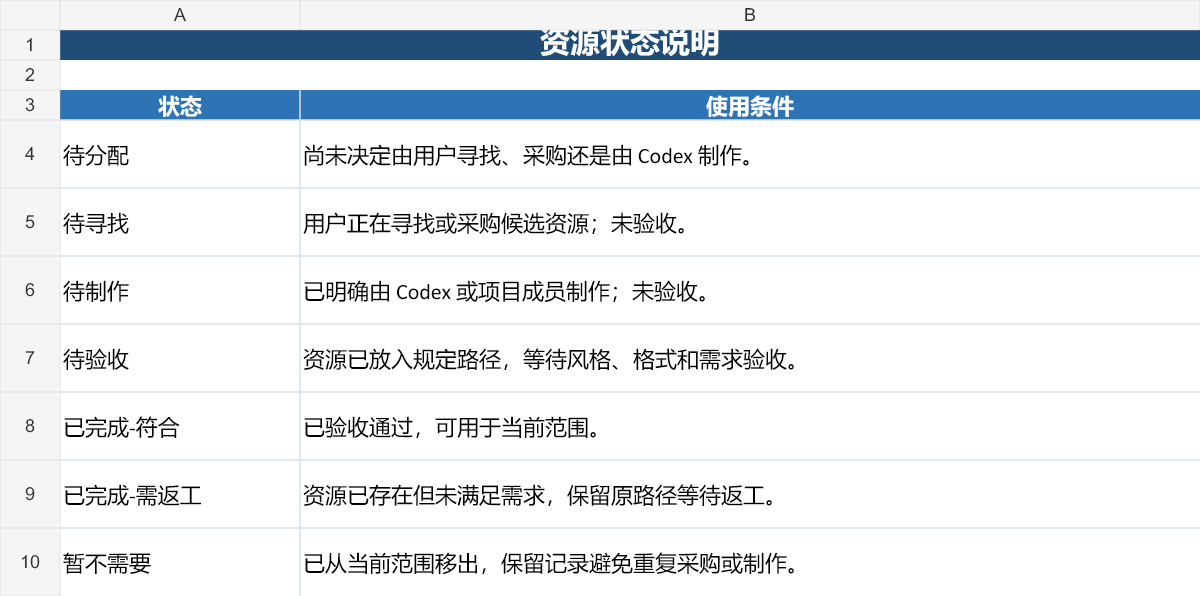
#> input picture artifacts/美术资源需求/.build/状态说明预览.png, 1200 x 596 px
$ python flatten_concept_background.py '状态说明预览.png'
#> lines starting #> are read from the running program, lines starting #| are printed output that depends on the picture
"""Replace edge-connected neutral studio backdrops with a fixed flat color."""
from __future__ import annotations

from collections import deque
from pathlib import Path
import sys

from PIL import Image

TARGET = (181, 176, 170)  # #B5B0AA


def background_median(pixels: Image.Image) -> tuple[int, int, int]:
    width, height = pixels.size
    samples = []
    for x in range(0, width, max(1, width // 32)):
        samples.extend((pixels.getpixel((x, 0)), pixels.getpixel((x, height - 1))))
    for y in range(0, height, max(1, height // 32)):
        samples.extend((pixels.getpixel((0, y)), pixels.getpixel((width - 1, y))))
    return tuple(sorted(v[channel] for v in samples)[len(samples) // 2] for channel in range(3))


def flatten(path: Path) -> Path:
    image = Image.open(path).convert("RGB")
    width, height = image.size
#> width = 1200; height = 596
    background = background_median(image)
#> after the loop in background_median, `for x in range(0, width, max(1, width // 32)):`: samples = 66 items, first 6: (224, 224, 224), (224, 224, 224), (235, 235, 235), (235, 235, 235), (235, 235, 235), (255, 255, 255)
#> after the loop in background_median, `for y in range(0, height, max(1, height // 32)):`: samples = 134 items, first 6: (224, 224, 224), (224, 224, 224), (235, 235, 235), (235, 235, 235), (235, 235, 235), (255, 255, 255)
#> background = (235, 235, 235)
    tolerance_sq = 30 * 30
    seen = bytearray(width * height)
    queue: deque[tuple[int, int]] = deque()

    def enqueue(x: int, y: int) -> None:
        index = y * width + x
        if seen[index]:
            return
        color = image.getpixel((x, y))
        distance_sq = sum((color[i] - background[i]) ** 2 for i in range(3))
        if distance_sq <= tolerance_sq:
            seen[index] = 1
            queue.append((x, y))

    for x in range(width):
        enqueue(x, 0)
        enqueue(x, height - 1)
#> this loop made 1200 passes
    for y in range(height):
        enqueue(0, y)
        enqueue(width - 1, y)
#> this loop made 596 passes

    while queue:
        x, y = queue.popleft()
        image.putpixel((x, y), TARGET)
        for nx, ny in ((x - 1, y), (x + 1, y), (x, y - 1), (x, y + 1)):
            if 0 <= nx < width and 0 <= ny < height:
                enqueue(nx, ny)
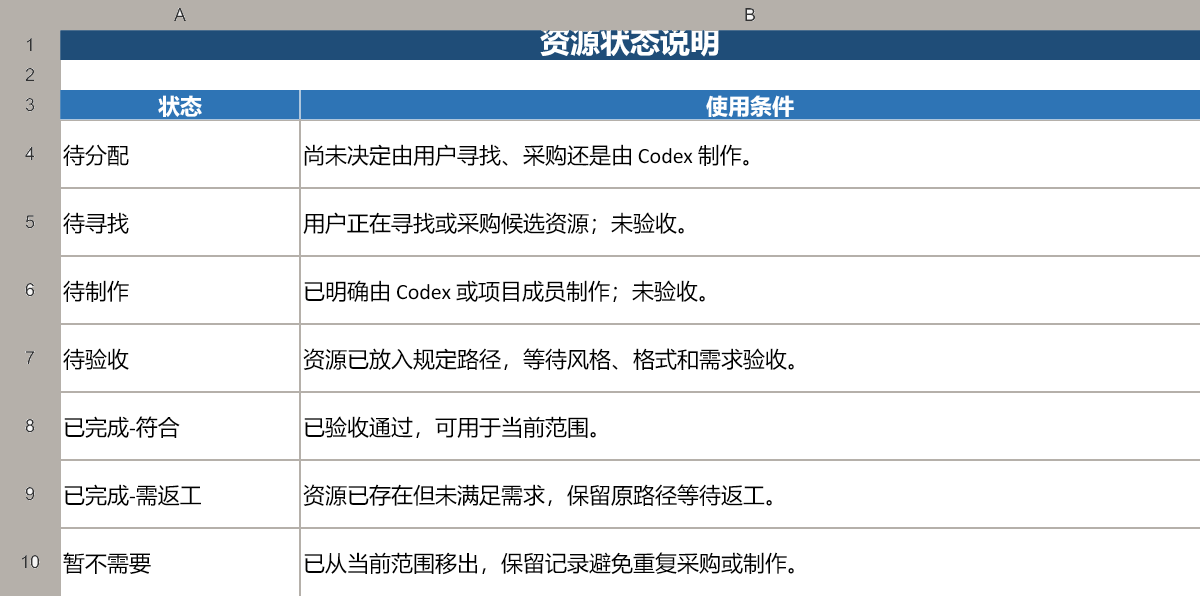
#> image: PIL image 1200x596 RGB; mean R, G, B 219.4, 223.9, 227.9

    output = path.with_name(f"{path.stem}_flat.png")
    image.save(output)
    return output


if __name__ == "__main__":
    for raw in sys.argv[1:]:
        print(flatten(Path(raw)))
